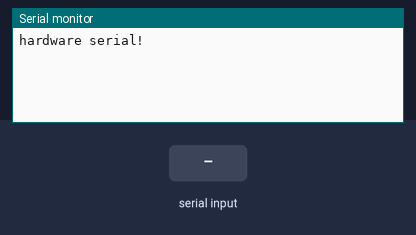
Simulated run of this sketch. Board: Arduino Uno, built with avr-gcc and run on an emulated ATmega328P. Parts: the last lines printed to the serial monitor. Inputs (shaded band) come from the test bench.

Above: at 1.2 s.
1.3 s: "1" received over the second serial link
At 2.9 s:
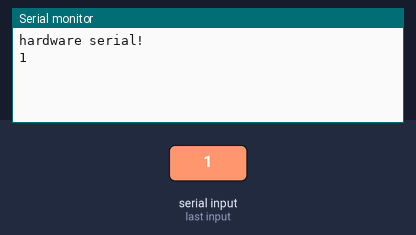
3.8 s: "0" received over the second serial link
At 6.0 s:
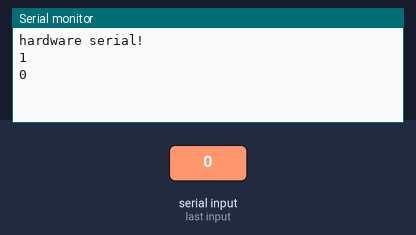

The sketch:

test.ino
```cpp
#include <SoftwareSerial.h>
SoftwareSerial mySerial(8, 9); // RX, TX
void setup()
{
  Serial.begin(115200);
  while (!Serial) {
    ;
  }
  Serial.println("hardware serial!");
  mySerial.begin(115200);
  mySerial.println("software seria");
}

void loop()
{
  if (mySerial.available())
  {
    Serial.println(mySerial.readString());
  }
  if (Serial.available())
  {
    mySerial.println(Serial.readString());
  }

}
```

Measured:
- after the input at 1.3 s, the serial monitor: prints a new line after 1.0 s (image 1)
- after the input at 3.8 s, the serial monitor: prints a new line after 1.0 s (image 2)
